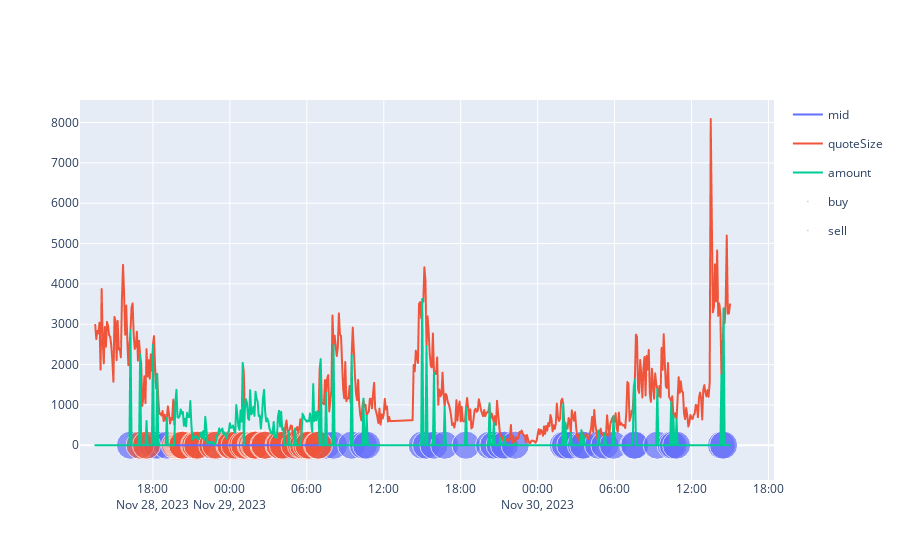

The cell this chart's notebook holds for it:
### Code cell
import strategies
test_data = loadData(287*180, False)[287*16:287*18]
sma = strategies.SMA(10, 50, is_statefull= False)
rsi = strategies.RSI(14, is_statefull= False)
macd = strategies.MACD(12, 26, 9, is_statefull= False)
composite = strategies.StateFullComposite(10000, strategies=[sma, rsi, macd])
actions = []
amounts = []
for i in range(1, len(test_data)+1):
    action, amount = composite.action( test_data.head(i) )
    actions.append( action )
    amounts.append( amount )
test_data['signal'] = actions
test_data['amount'] = [ abs(amount) for amount in amounts ]

test_data['signal'].replace({0:'hold', 1: 'buy', -1:'sell', 2: 'strong_buy', 3:'very_strong_buy', -2: 'strong_sell', -3: 'very_strong_sell'}, inplace=True)
is_signal_col = lambda name: 'mid' in name or 'quote' in name or 'amount' in name or 'RSI' in name or 'MACD' in name or 'Signal' in name
line = px.line(test_data, x = 'timeStamp', y = [col for col in test_data.columns if is_signal_col(col)])
scatter = px.scatter(test_data[~test_data['signal'].isin(['hold'])], x = 'timeStamp', y='mid', color='signal', size = 'mid', hover_data=['amount'] )
plot = go.Figure(data=line.data + scatter.data)
plot.show()
